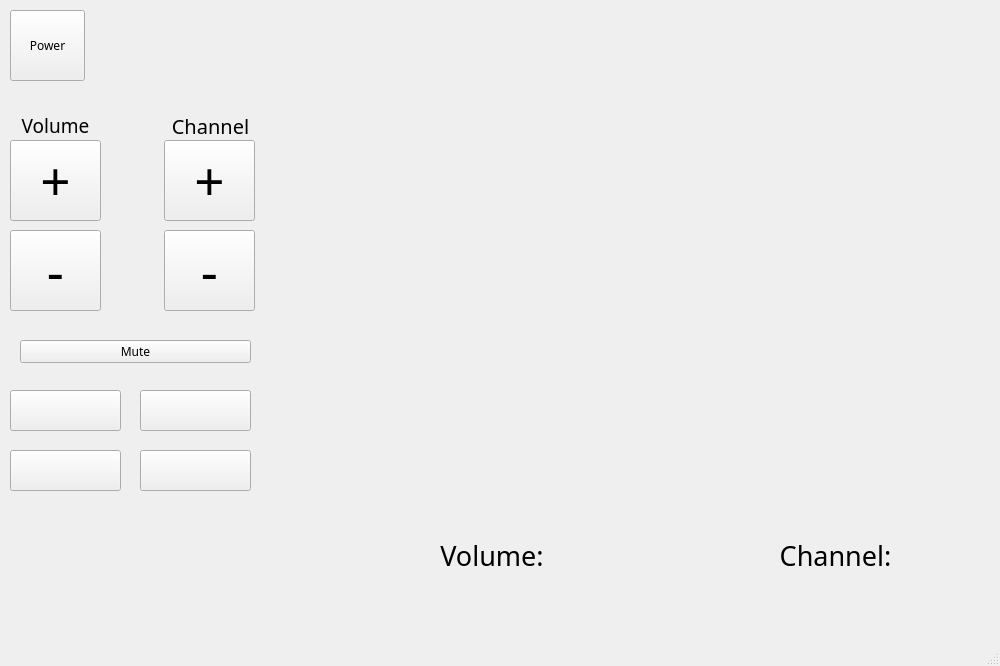
<?xml version="1.0" encoding="UTF-8"?>
<ui version="4.0">
 <class>MainWindow</class>
 <widget class="QMainWindow" name="MainWindow">
  <property name="geometry">
   <rect>
    <x>0</x>
    <y>0</y>
    <width>1000</width>
    <height>666</height>
   </rect>
  </property>
  <property name="minimumSize">
   <size>
    <width>1000</width>
    <height>666</height>
   </size>
  </property>
  <property name="maximumSize">
   <size>
    <width>1000</width>
    <height>666</height>
   </size>
  </property>
  <property name="font">
   <font>
    <family>Corbel</family>
    <pointsize>9</pointsize>
    <weight>50</weight>
    <italic>false</italic>
    <bold>false</bold>
   </font>
  </property>
  <property name="windowTitle">
   <string>Remote</string>
  </property>
  <widget class="QWidget" name="centralwidget">
   <widget class="QPushButton" name="button_power">
    <property name="geometry">
     <rect>
      <x>10</x>
      <y>10</y>
      <width>75</width>
      <height>71</height>
     </rect>
    </property>
    <property name="text">
     <string>Power</string>
    </property>
   </widget>
   <widget class="QPushButton" name="button_channelUp">
    <property name="geometry">
     <rect>
      <x>164</x>
      <y>140</y>
      <width>91</width>
      <height>81</height>
     </rect>
    </property>
    <property name="font">
     <font>
      <pointsize>40</pointsize>
     </font>
    </property>
    <property name="text">
     <string>+</string>
    </property>
   </widget>
   <widget class="QPushButton" name="button_channelDown">
    <property name="geometry">
     <rect>
      <x>164</x>
      <y>230</y>
      <width>91</width>
      <height>81</height>
     </rect>
    </property>
    <property name="font">
     <font>
      <pointsize>40</pointsize>
     </font>
    </property>
    <property name="text">
     <string>-</string>
    </property>
   </widget>
   <widget class="QPushButton" name="button_volumeUp">
    <property name="geometry">
     <rect>
      <x>10</x>
      <y>140</y>
      <width>91</width>
      <height>81</height>
     </rect>
    </property>
    <property name="font">
     <font>
      <pointsize>40</pointsize>
     </font>
    </property>
    <property name="text">
     <string>+</string>
    </property>
   </widget>
   <widget class="QPushButton" name="button_volumeDown">
    <property name="geometry">
     <rect>
      <x>10</x>
      <y>230</y>
      <width>91</width>
      <height>81</height>
     </rect>
    </property>
    <property name="font">
     <font>
      <pointsize>40</pointsize>
     </font>
    </property>
    <property name="text">
     <string>-</string>
    </property>
   </widget>
   <widget class="QPushButton" name="button_mute">
    <property name="geometry">
     <rect>
      <x>20</x>
      <y>340</y>
      <width>231</width>
      <height>23</height>
     </rect>
    </property>
    <property name="text">
     <string>Mute</string>
    </property>
   </widget>
   <widget class="QLabel" name="label_screen">
    <property name="geometry">
     <rect>
      <x>340</x>
      <y>20</y>
      <width>631</width>
      <height>471</height>
     </rect>
    </property>
    <property name="text">
     <string/>
    </property>
    <property name="pixmap">
     <pixmap>C:/Users/Owner/Downloads/black.png</pixmap>
    </property>
    <property name="scaledContents">
     <bool>true</bool>
    </property>
   </widget>
   <widget class="QLabel" name="label_volume">
    <property name="geometry">
     <rect>
      <x>340</x>
      <y>530</y>
      <width>311</width>
      <height>51</height>
     </rect>
    </property>
    <property name="font">
     <font>
      <pointsize>20</pointsize>
     </font>
    </property>
    <property name="text">
     <string>Volume: </string>
    </property>
    <property name="alignment">
     <set>Qt::AlignCenter</set>
    </property>
   </widget>
   <widget class="QLabel" name="label_channel">
    <property name="geometry">
     <rect>
      <x>700</x>
      <y>530</y>
      <width>271</width>
      <height>51</height>
     </rect>
    </property>
    <property name="font">
     <font>
      <pointsize>20</pointsize>
     </font>
    </property>
    <property name="text">
     <string>Channel:</string>
    </property>
    <property name="alignment">
     <set>Qt::AlignCenter</set>
    </property>
   </widget>
   <widget class="QPushButton" name="button_0Disney">
    <property name="geometry">
     <rect>
      <x>10</x>
      <y>390</y>
      <width>111</width>
      <height>41</height>
     </rect>
    </property>
    <property name="text">
     <string/>
    </property>
   </widget>
   <widget class="QPushButton" name="button_1Hulu">
    <property name="geometry">
     <rect>
      <x>140</x>
      <y>390</y>
      <width>111</width>
      <height>41</height>
     </rect>
    </property>
    <property name="text">
     <string/>
    </property>
   </widget>
   <widget class="QPushButton" name="button_3Netflix">
    <property name="geometry">
     <rect>
      <x>10</x>
      <y>450</y>
      <width>111</width>
      <height>41</height>
     </rect>
    </property>
    <property name="text">
     <string/>
    </property>
   </widget>
   <widget class="QPushButton" name="button_4Crunchy">
    <property name="geometry">
     <rect>
      <x>140</x>
      <y>450</y>
      <width>111</width>
      <height>41</height>
     </rect>
    </property>
    <property name="text">
     <string/>
    </property>
   </widget>
   <widget class="QLabel" name="label">
    <property name="geometry">
     <rect>
      <x>10</x>
      <y>110</y>
      <width>91</width>
      <height>31</height>
     </rect>
    </property>
    <property name="font">
     <font>
      <pointsize>14</pointsize>
     </font>
    </property>
    <property name="text">
     <string>Volume</string>
    </property>
    <property name="alignment">
     <set>Qt::AlignCenter</set>
    </property>
   </widget>
   <widget class="QLabel" name="label_2">
    <property name="geometry">
     <rect>
      <x>170</x>
      <y>110</y>
      <width>81</width>
      <height>31</height>
     </rect>
    </property>
    <property name="font">
     <font>
      <pointsize>15</pointsize>
     </font>
    </property>
    <property name="text">
     <string>Channel</string>
    </property>
    <property name="alignment">
     <set>Qt::AlignCenter</set>
    </property>
   </widget>
   <widget class="QLabel" name="label_mute">
    <property name="geometry">
     <rect>
      <x>340</x>
      <y>20</y>
      <width>91</width>
      <height>81</height>
     </rect>
    </property>
    <property name="text">
     <string/>
    </property>
    <property name="scaledContents">
     <bool>true</bool>
    </property>
   </widget>
  </widget>
  <widget class="QStatusBar" name="statusbar"/>
 </widget>
 <resources/>
 <connections/>
</ui>
